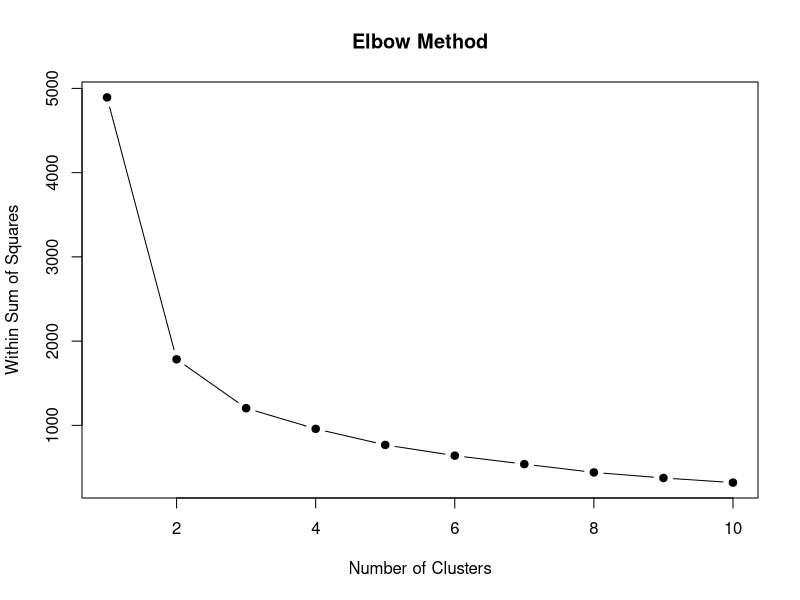
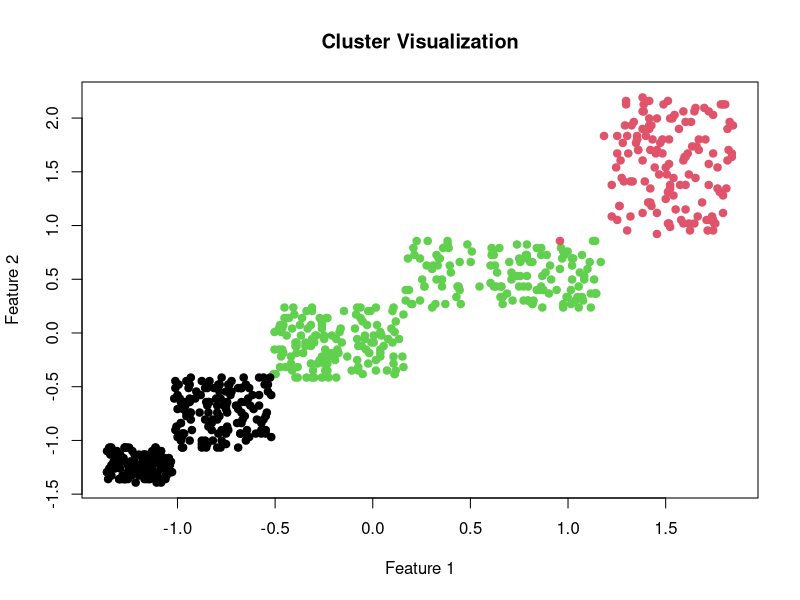
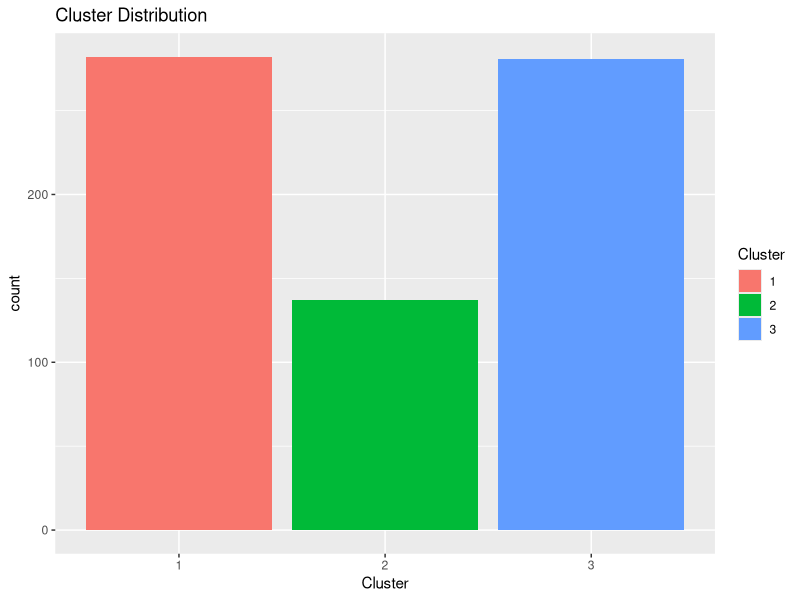
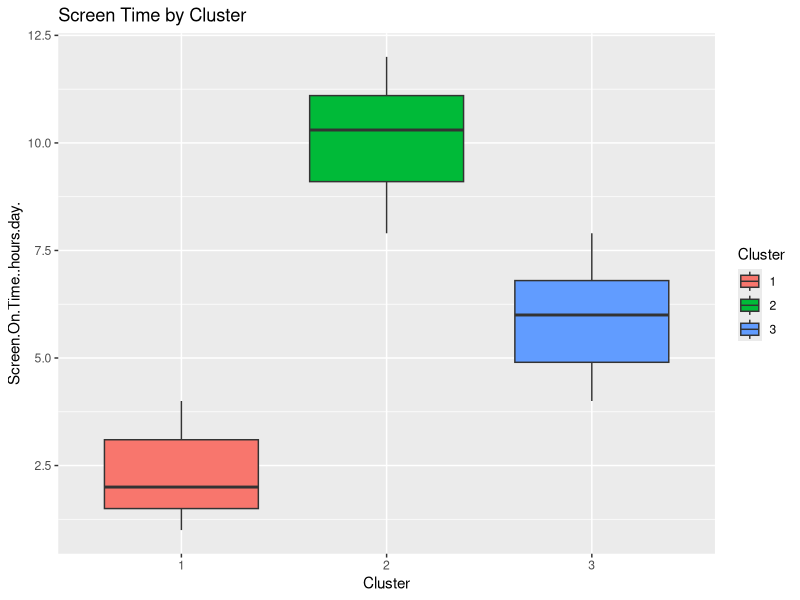
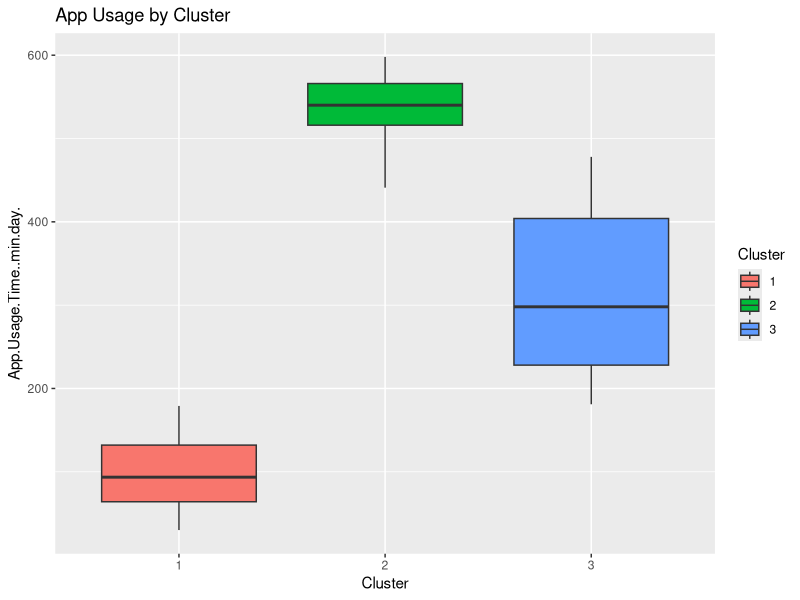

R code for these plots, in order:
library(cluster)
library(ggplot2)
library(dplyr)

# Create folders if not exist
dir.create("results", showWarnings = FALSE)
dir.create("results/figures2", showWarnings = FALSE)
dir.create("results/tables", showWarnings = FALSE)

# ===============================
# 🔹 LOAD DATA
# ===============================
data <- read.csv("data/cleaned_data.csv")

# Keep only numeric columns for clustering
numeric_data <- data[sapply(data, is.numeric)]

# Scaling
data_scaled <- scale(numeric_data)

# ===============================
# 🔹 ELBOW METHOD (MANUAL)
# ===============================
wss <- numeric(10)

for (k in 1:10) {
  km <- kmeans(data_scaled, centers = k, nstart = 10)
  wss[k] <- km$tot.withinss
}

png("results/figures2/elbow.png")

plot(1:10, wss, type="b", pch=19,
     xlab="Number of Clusters",
     ylab="Within Sum of Squares",
     main="Elbow Method")

dev.off()

# ===============================
# 🔹 KMEANS
# ===============================
set.seed(123)
kmeans_model <- kmeans(data_scaled, centers=3, nstart=25)

data$Cluster <- as.factor(kmeans_model$cluster)

# ===============================
# 🔹 CLUSTER VISUALIZATION (2D)
# ===============================
png("results/figures2/cluster_plot.png")

plot(data_scaled[,1:2],
     col=kmeans_model$cluster,
     pch=19,
     xlab="Feature 1",
     ylab="Feature 2",
     main="Cluster Visualization")

dev.off()

# ===============================
# 🔹 CLUSTER DISTRIBUTION
# ===============================
png("results/figures2/cluster_distribution.png")

ggplot(data, aes(x=Cluster, fill=Cluster)) +
  geom_bar() +
  ggtitle("Cluster Distribution")

dev.off()

# ===============================
# 🔹 FEATURE DISTRIBUTION BY CLUSTER
# ===============================
png("results/figures2/screen_time_cluster.png")

ggplot(data, aes(x=Cluster, y=`Screen.On.Time..hours.day.`, fill=Cluster)) +
  geom_boxplot() +
  ggtitle("Screen Time by Cluster")

dev.off()

png("results/figures2/app_usage_cluster.png")

ggplot(data, aes(x=Cluster, y=`App.Usage.Time..min.day.`, fill=Cluster)) +
  geom_boxplot() +
  ggtitle("App Usage by Cluster")

dev.off()

# ===============================
# 🔹 CLUSTER SUMMARY
# ===============================
cluster_summary <- data %>%
  group_by(Cluster) %>%
  summarise(across(where(is.numeric), mean))

write.csv(cluster_summary, "results/tables/cluster_summary.csv", row.names=FALSE)

# ===============================
# 🔹 SAVE DATA
# ===============================
write.csv(data, "data/clustered_data.csv", row.names=FALSE)
